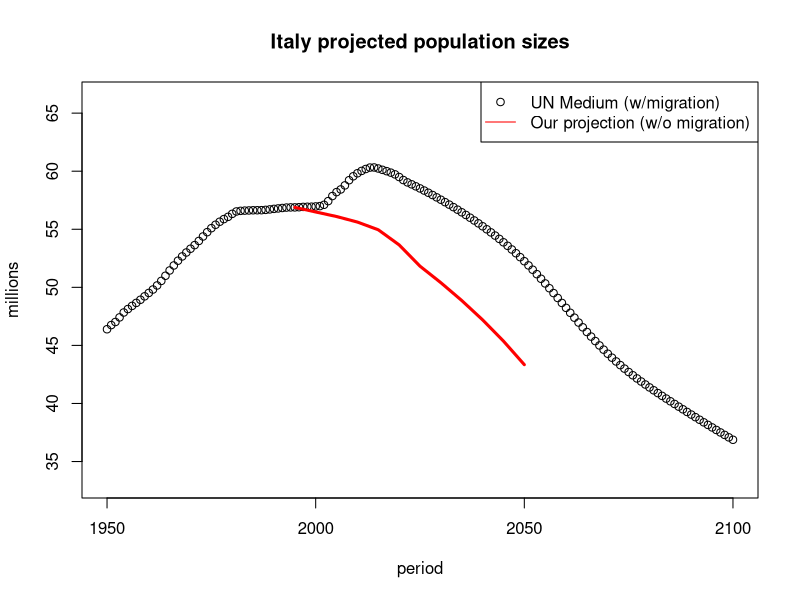
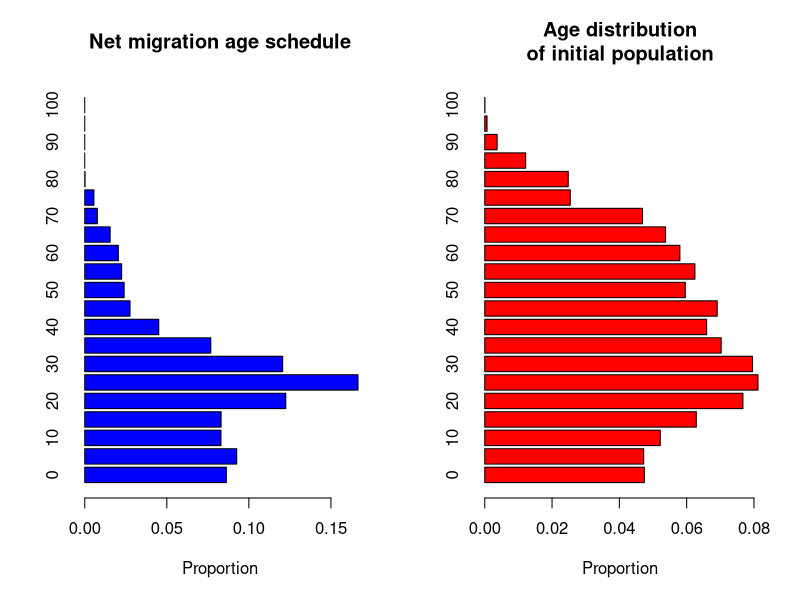
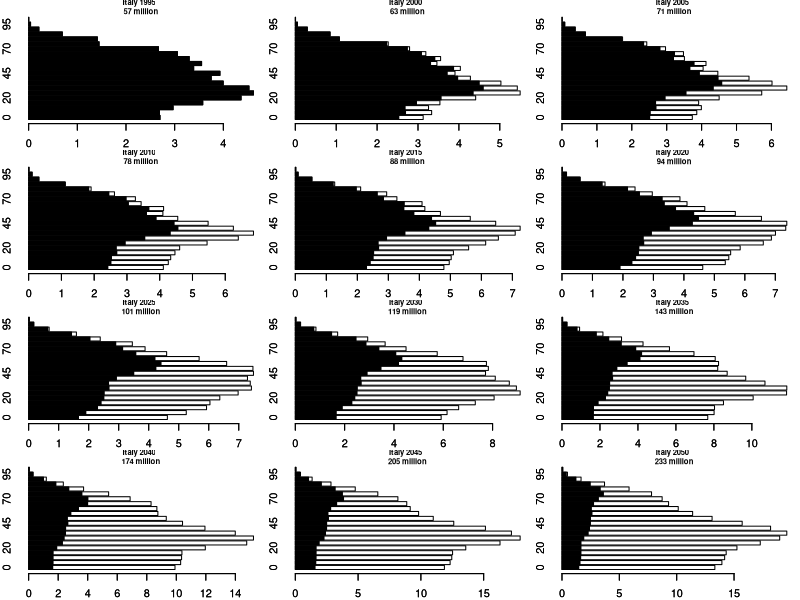

Write the R code that produced these figures, in order.
## ---- chunk 1
# carried over from the first notebook
library(data.table)
million = 10^6
## ---- chunk 2
leslie <- function(x= seq(0, 100, 5), nFx, nLx)
{
    ## defaults to 5 year age groups
    if(length(nFx) != length(x))
        cat("nFx wrong length\n")
    if(length(nLx) != length(x))
        cat("nLx wrong length\n")

    ## define next age group
    nFxpn = c(nFx[-1], 0)
    nLxpn = c(nLx[-1], 0)

    ## build leslie matrix (0.4886 is proportion female at birth)
    firstrow = (nLx[1]/2) * (nFx + nFxpn * nLxpn/nLx) * 0.4886
    subdi = nLxpn/nLx

    ## put subdi and firstrow together
    subdi.mat <- diag(subdi[-length(subdi)])
    A <- rbind(firstrow, cbind(subdi.mat,0))

    ## print out intrinsic rate of natural increase "r"
    ## as a check
    lambda = Re(eigen(A)$val[1])
    r = log(lambda)/5
    cat("r = ")
    cat(round(r,4))
    cat("\n")
    return(A)
}

leslie_for_period <- function(period, nFxt, nLxt)
{
    ## this indexes the matrices with the particular period
    ## and fixes the age groups for nFx and nLX
    ## usage: 
    ##.   A_2015 <- leslie_for_period(2015, nFxt = nFxt, nLxt = nLxt)
    x = seq(0, 100, 5)
    ##
    nFx_raw = nFxt[,paste(period)]
    nFx = c(rep(0, 2), nFx_raw, rep(0, 10)) ## fill out to all ages
    names(nFx) <- x
    ##
    nLx_raw = nLxt[,paste(period)]
    ## x_mort = c(0, 1, seq(5, 100, 5))
    nLx = c(sum(nLx_raw[1:2]), nLx_raw[-(1:2)]) ## collapse childhood to 0-4
    names(nLx) <- x

    A <- leslie(x = x, nFx, nLx)
    return(A)
}
## ---- chunk 3
## nFxt
my_location = "Italy"
dt <- fread("./nFx.csv")
mydt <- dt[Location == my_location]
nFxt <- mydt[, xtabs(nFx ~ x + t)]
## nLxt
dt <- fread("./nLx.csv")
mydt <- dt[Location == my_location]
nLxt <- mydt[, xtabs(nLx ~ x + t)]
## nKxt
dt <- fread("./nKx.csv")
mydt <- dt[Location == my_location]
nKxt <- mydt[, xtabs(nKx ~ x + t)]
## ---- chunk 4
## initialization
x = seq(0, 100, 5)
t = seq(1995, 2050, 5)
nKxt_hat <- matrix(NA, length(x), length(t)) ## "hat" means projected
dimnames(nKxt_hat) <- list(x,t)
nKxt_hat[,"1995"] <- nKxt[,"1995"] ## starting pop is observed 1995

for (i in 1:(length(t)-1)) ## last period starts in 2045
{
	cat(paste("t = ", t[i], " ")) ## for nicer output with dates ...
	## get period specific leslie matrix
    At = leslie_for_period(period = t[i], nFxt=nFxt, nLxt = nLxt)
    ##
    ## project 1 time step ahead
    nKxt_hat[,i+1] <- At %*% nKxt_hat[,i]
}
## ---- chunk 5
Kt_hat = colSums(nKxt_hat) ## what we projected w/o migration
Kt_medium = colSums(nKxt) ##  what UN projected w/ a bit of migration

plot(names(Kt_medium), Kt_medium/million, ylim = range(Kt_medium)*c(.9, 1.1)/million, ylab = "millions",
     xlab = "period", main = paste(my_location, "projected population sizes"))
lines(names(Kt_hat), Kt_hat/million, lwd = 3, col = 'red')
legend("topright", legend = c("UN Medium (w/migration)", "Our projection (w/o migration)"),
       col = c("black", "red"), pch = c(1, -1), lty = c(-1, 1))
## ---- chunk 6
ngx = c(8.63, 9.26, 8.30, 8.31, 12.25, 16.65, 12.06,
        7.68, 4.51, 2.76, 2.40, 2.25, 2.05, 1.55, 0.77, 0.56, 0.02, ## thru 85
        0, 0, 0, 0)/100 ## padded zeros
names(ngx) <- x
sum(ngx)
## ---- chunk 7
par(mfrow=c(1,2))
barplot(ngx, horiz=TRUE, col = "blue", 
        xlab = "Proportion",
        main = "Net migration age schedule")
ncx <- nKxt[,"1995"]/sum(nKxt[,"1995"])
barplot(ncx, horiz = TRUE, col="red",
        main = "Age distribution\nof initial population",
        xlab = 'Proportion')
## ---- chunk 8
get_old_age_support_ratio <- function(nKx, x = seq(0, 100, 5))
{
    working = sum(nKx[x %in% 15:64])
    old = sum(nKx[x >= 65])
    young = sum(nKx[x < 15])
    oasr = working / old
    return(oasr)
}
## ---- chunk 9

## Note: bad news is the code here is rather difficult to
##   understand. good news is that it is fairly generic and you should
##   be able to use without understanding.

get_migrants <- function(summary_function, 
                         nKx_target, 
                         nKx_nomig,
                         migration_schedule)
{
    ## usage: get_migrants(summary_function = get_old_age_support_ratio,
    ##                    nKx_target = nKxt_hat[,i],
    ##                    nKx_nomig = nKx_nomig,
    ##                    migration_schedule = ngx)
    # this function returns the counts of migrants that would be
    ## needed that would keep some objective constant

    ## if this_value is not "worse" than previous value, return 0 migrants
    target_value <- summary_function(nKx_target)
    this_value <- summary_function(nKx_nomig)
    if(this_value >= target_value)
    {
        ## no migration
        mig_x = rep(0, length(migration_schedule))
    }
    if(this_value < target_value)
    {
        ## yes, migration 
        f <- function(theta, nKx_target, nKx_nomig)
        {
          ## a function that calculates how different summary values are 
          ## with some number of migrants and the ideal of the target
            summary_function(nKx_target) - summary_function(nKx_nomig + theta * migration_schedule)
        }
        million = 10^6
        billion = 1000*million
        ## now we find the count of immigrants "theta" that maintains target.
        ## f() returns 0 when we have the right number.
        ## uniroot() search across theta from 1 to 10 billion and finds theta that makes f() == 0
        out = uniroot(f = f, nKx_target = nKx_target, nKx_nomig = nKx_nomig,
                      interval = c(1, 10*billion))
        number_of_migrants = out$root
        mig_x = number_of_migrants * migration_schedule  ## vector of counts by age
    }
    return(mig_x)
}
## ---- chunk 10
## initialization
x = seq(0, 100, 5)
t = seq(1995, 2050, 5)
nKxt_hat <- matrix(0, length(x), length(t)) ## "hat" means projected
dimnames(nKxt_hat) <- list(x,t)
nKxt_mig_only <- nGxt <- nKxt_hat ## initialize as 0s
nKxt_hat[,"1995"] <- nKxt[,"1995"] ## initialize starting pop with observed in 1995
for (i in 1:(length(t)-1)) ## last projection period starts in 2045, not 2050
{
    ## get period specific leslie matrix
    At = leslie_for_period(period = t[i], nFxt=nFxt, nLxt = nLxt)
    ##
    ## project 1 time step ahead without migrants
    nKx_nomig <- At %*% nKxt_hat[,i]
    ##
    mig_x = get_migrants(summary_function = get_old_age_support_ratio,
                         nKx_target = nKxt_hat[,i],
                         nKx_nomig = nKx_nomig,
                         migration_schedule = ngx)
    nKxt_hat[,i+1] = nKx_nomig + mig_x
    nGxt[,i] <- mig_x
    ## also keep track of migrant pop and descendants for graph
    nKxt_mig_only[,i+1] = At %*% nKxt_mig_only[,i] + mig_x ## + nGxt[,i]
}

## let's check to make sure we're meeting the objective by seeing if
## in this case the old age support ratio stays constant
objective_test = apply(nKxt_hat, 2, get_old_age_support_ratio)
print(cbind(objective_test))
## ---- chunk 11
nKxt_native_only = nKxt_hat - nKxt_mig_only
my_t.vec <- t
par(mfrow = c(4,3), mar = c(2,2,1,1))
## par(mfrow = c(1,1))
for (i in 1:length(my_t.vec))
{
    my_t = paste(my_t.vec[i])
    barplot(nKxt_hat[,my_t]/million, horiz = T, col = "white", xlab = "millions")
    barplot(nKxt_native_only[,my_t]/million, col = "black", horiz = T, add = T)
    Kt = sum(nKxt_hat[,my_t])
    title(paste(my_location, my_t, "\n", round(Kt/million), "million"),
          cex.main = .7)
}
## ---- chunk 12
Gt_per_5_years = colSums(nGxt)/million
Gt_per_year = Gt_per_5_years/5
G_total = sum(Gt_per_5_years)
Kt = colSums(nKxt_hat)/million
net_migration_rate = Gt_per_year/Kt
print('note: these totals are millions of migrants')
cbind(Gt_per_5_years = round(Gt_per_5_years,1),
      Gt_per_year = round(Gt_per_year, 1),
      net_migration_rate = round(net_migration_rate, 3))
print("total millions from 1995-1950")
print(G_total)
## ---- chunk 13
Bt_approx = (nKxt_hat["0",]/5)/million
crude_birth_rate_approx = Bt_approx/Kt
cbind(net_migration_rate = round(net_migration_rate, 3),
   	 crude_birth_rate_approx = round(crude_birth_rate_approx, 3))
